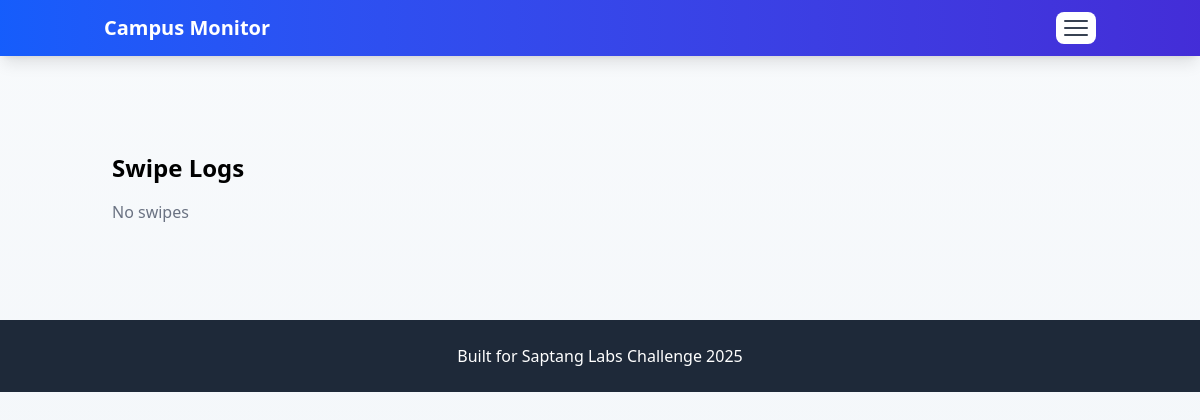
Before: /swipes/ with the older database file.
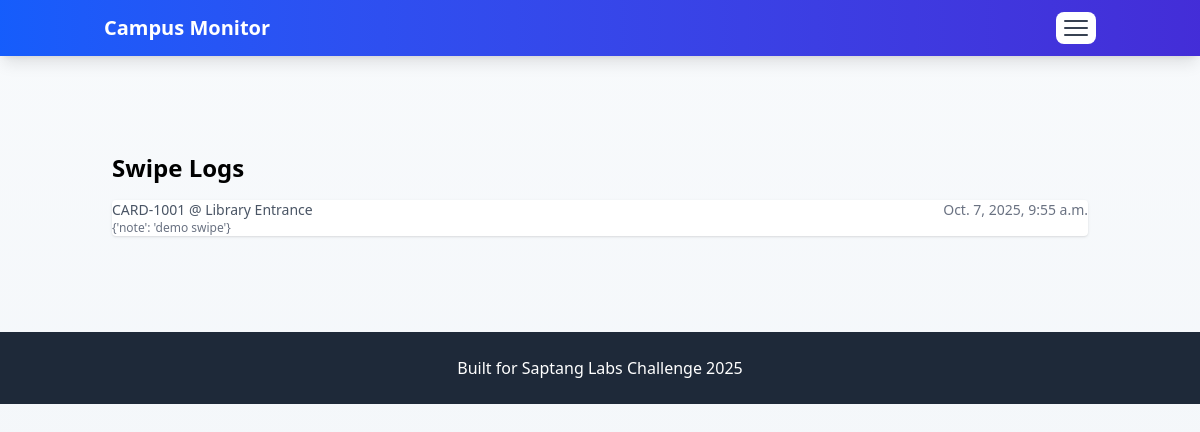
After: the same page with the newer database file.
### campus_monitor/dashboard/models.py (models this page shows, shortened)
class SwipeLog(models.Model):
	card_id = models.CharField(max_length=200, db_index=True)
	location = models.CharField(max_length=200)
	timestamp = models.DateTimeField()
	raw = models.JSONField(blank=True, null=True)
	created_at = models.DateTimeField(default=timezone.now)

### campus_monitor/dashboard/views.py (the view)
# urls.py: path('swipes/', views.swipes_list, name='swipes_list'),
def swipes_list(request):
    sw = SwipeLog.objects.order_by('-timestamp')[:500]
    return render(request, 'dashboard/swipes.html', {'swipes': sw})

### campus_monitor/dashboard/context_processors.py (called while the page is built)
def server_date(request):
    server_dt = timezone.now()
    if TimelineEvent is not None:
        try:
            latest = TimelineEvent.objects.order_by('-timestamp').first()
            if latest and latest.timestamp:
                server_dt = latest.timestamp
        except Exception:
            pass
    user_is_staff = False
    try:
        if request.user.is_authenticated:
            prof = getattr(request.user, 'profile', None)
            if prof and getattr(prof, 'role', None) in ('Staff', 'Admin'):
                user_is_staff = True
            else:
                user_is_staff = getattr(request.user, 'is_staff', False)
    except Exception:
        user_is_staff = getattr(request.user, 'is_staff', False)
    return {'server_date': server_dt, 'user_is_staff': user_is_staff}

### campus_monitor/dashboard/templates/dashboard/swipes.html
{% extends 'dashboard/base.html' %}
{% block content %}
<div class="container mx-auto px-6 py-12">
  <h1 class="text-2xl font-bold mb-4">Swipe Logs</h1>
  <div class="space-y-3">
    {% for s in swipes %}
      <div class="bg-white p-3 rounded shadow">
        <div class="flex justify-between">
          <div>
            <div class="text-sm text-gray-600">{{ s.card_id }} @ {{ s.location }}</div>
            <div class="text-xs text-gray-500">{{ s.raw }}</div>
          </div>
          <div class="text-sm text-gray-500">{{ s.timestamp }}</div>
        </div>
      </div>
    {% empty %}
      <div class="text-gray-500">No swipes</div>
    {% endfor %}
  </div>
</div>
{% endblock %}

Changed rows visible on the page:
added SwipeLog: card_id "CARD-1001", location "Library Entrance", raw "{'note': 'demo swipe'}", timestamp "Oct. 7, 2025, 9:55 a.m."
Other visible differences:
text no longer shown: "No swipes"
